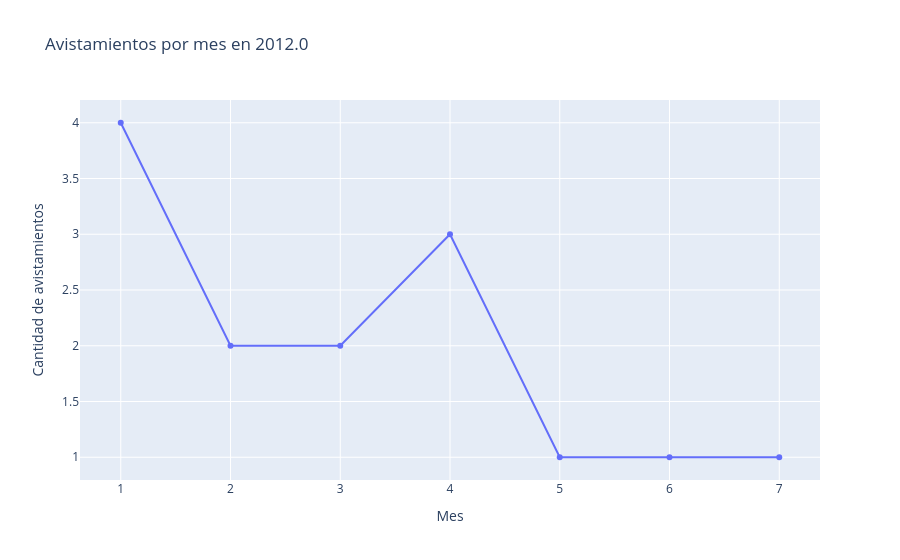

Notebook cell for this chart:
### Markdown cell above
### Pregunta 1
¿Cómo cambió la cantidad de avistamientos de felinos durante los últimos meses del año más reciente?

### Code cell
anio_actual = feli["year"].max()
feli_actual = feli[feli["year"] == anio_actual]
meses_actual = feli_actual["month"].value_counts().sort_index()

fig = px.line(
    x=meses_actual.index,
    y=meses_actual.values,
    title=f"Avistamientos por mes en {anio_actual}",
    labels={"x": "Mes", "y": "Cantidad de avistamientos"},
    markers=True
)

fig.show()

### Figure 1 — Plotly figure (JSON) as saved in the notebook; plotly's stock layout.template omitted (floating-point values rounded to 4 significant figures)
{"data": [{"hovertemplate": "Mes=%{x}<br>Cantidad de avistamientos=%{y}<extra></extra>", "legendgroup": "", "line": {"color": "#636efa", "dash": "solid"}, "marker": {"symbol": "circle"}, "mode": "lines+markers", "name": "", "orientation": "v", "showlegend": false, "type": "scatter", "x": [1.0, 2.0, 3.0, 4.0, 5.0, 6.0, 7.0], "xaxis": "x", "y": [4, 2, 2, 3, 1, 1, 1], "yaxis": "y"}], "layout": {"legend": {"tracegroupgap": 0}, "title": {"text": "Avistamientos por mes en 2012.0"}, "xaxis": {"anchor": "y", "domain": [0, 1], "title": {"text": "Mes"}}, "yaxis": {"anchor": "x", "domain": [0, 1], "title": {"text": "Cantidad de avistamientos"}}}}
